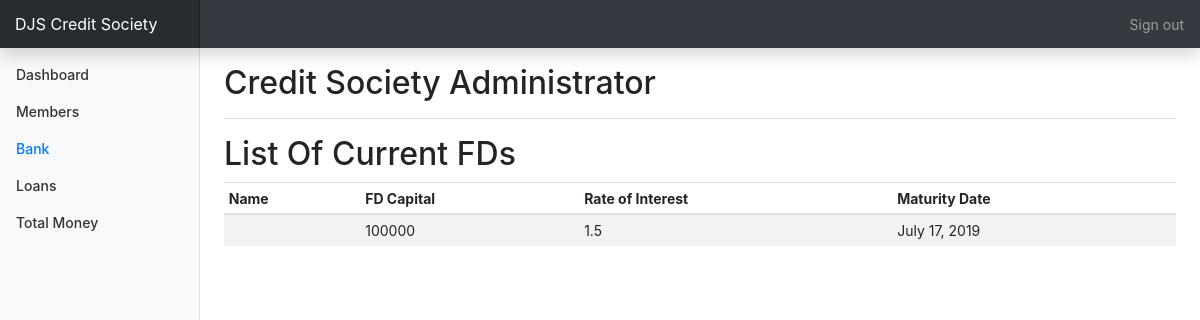
/csadmin/bank (signed in), run on an earlier commit of the app's database.
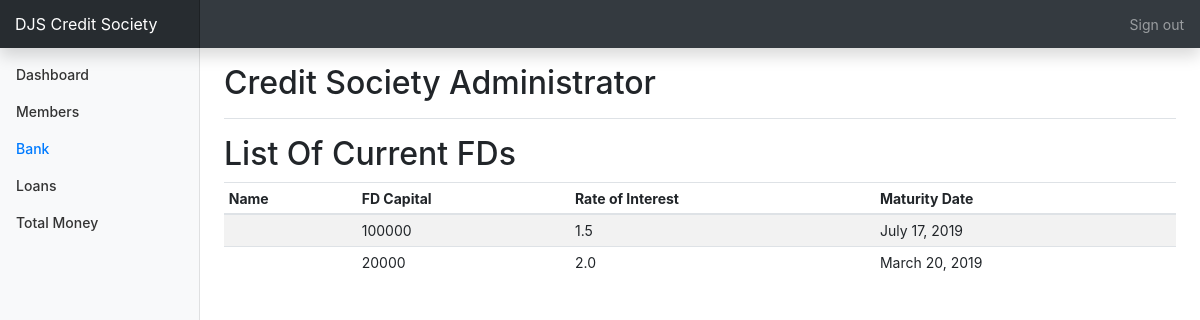
And on a later commit of the database.
### status/models.py (models this page shows, shortened)
class FixedDeposits(models.Model):
    fdCapital=models.IntegerField()
    rateOfInterest=models.FloatField()
    maturityDate=models.DateField()
    fdholdersName=models.OneToOneField(User,on_delete=models.SET_NULL,null=True,blank=True)

### csadmin/views.py (the view)
# urls.py: path('bank', views.bank,name="bank"),
@login_required
def bank(request):
    fixedDeposits=FixedDeposits.objects.all
    context={
        'fixedDeposits':fixedDeposits,
        'Bank':"active"
    }
    return render (request,'bank.html',context=context)

### csadmin/templates/bank.html (shortened to what this page needs)
{%extends 'base.html'%}
{%block content%}
<h1 class="h2">List Of Current FDs</h1>
<div class="table-responsive">
  <table class="table table-striped table-sm">
    <thead>
      <tr>
        <th>Name</th>
        <th>FD Capital</th>
        <th>Rate of Interest</th>
        <th>Maturity Date</th>
      </tr>
    </thead>
    <tbody>
{%for i in fixedDeposits%}
  <tr>
    <td>{{i.Accountholder.name}}</td>
    <td>{{i.fdCapital}}</td>
    <td>{{i.rateOfInterest}}</td>
    <td>{{i.maturityDate}}</td>
  </tr>
{%endfor%}
</tbody>
</table>
</div>
{%endblock%}

What changed in the data, as far as the page shows it:
added FixedDeposits: fdCapital "20000", rateOfInterest "2.0", maturityDate "March 20, 2019"
